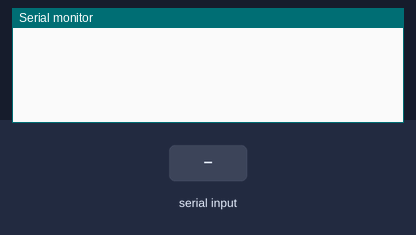
Recording of a sketch running on a simulated Arduino MKR. Shown: the last lines printed to the serial monitor. Inputs (shaded band) come from the test bench. WiFi joins after 1.5 s; servers stay silent unless stated.

Above: at 3.0 s.
3.1 s: "TELEM|\n" received over the second serial link
At 4.3 s:
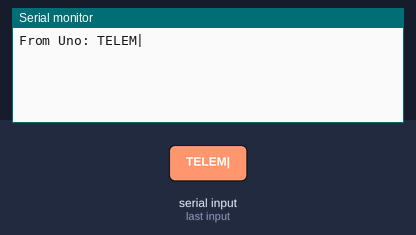
4.6 s: "AUTO\n" received over the second serial link
At 5.4 s:
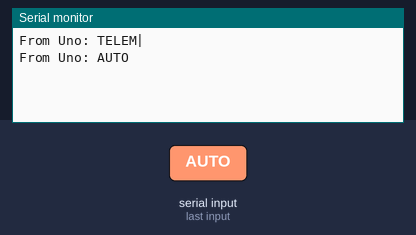
6.1 s: "90|45|200\n" received over the second serial link
At 6.6 s:
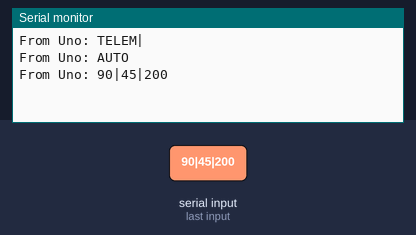
7.6 s: "90|45\n" received over the second serial link
At 8.8 s:
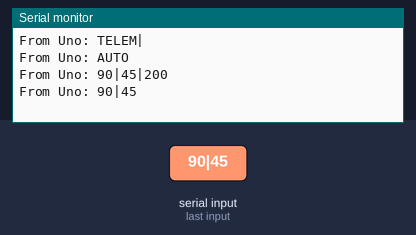
9.1 s: "90|45|200|10\n" received over the second serial link
At 10.0 s:
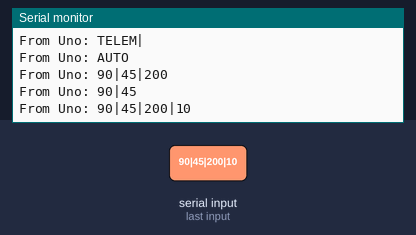
10.6 s: "1\n" received over the second serial link
At 11.2 s:
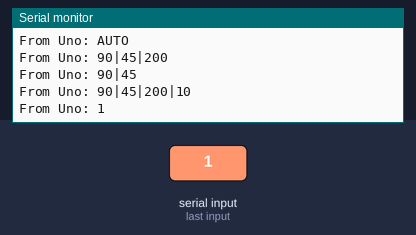

Measured:
- after the input at 3.1 s, the serial monitor: prints a new line at once (image 1)
- after the input at 4.6 s, the serial monitor: prints a new line at once (image 2)
- after the input at 6.1 s, the serial monitor: prints a new line at once (image 3)
- after the input at 7.6 s, the serial monitor: prints a new line at once (image 4)
- after the input at 9.1 s, the serial monitor: prints a new line at once (image 5)
- after the input at 10.6 s, the serial monitor: prints a new line at once (image 6)

The sketch:

SOB13MKR1010GIT.ino
```cpp
#define BLYNK_PRINT Serial
#define BLYNK_TEMPLATE_ID "YOUR_TEMPLATE_ID"
#define BLYNK_TEMPLATE_NAME "Smart Thermostat"
#define BLYNK_AUTH_TOKEN "YOUR_BLYNK_AUTH_TOKEN"

#include <SPI.h>
#include <WiFiNINA.h>
#include <BlynkSimpleWiFiNINA.h>

char ssid[] = "YOUR_WIFI_SSID";
char pass[] = "YOUR_WIFI_PASSWORD";

// Helper function to extract values from "TELEM|TEMP:25.4|HUM:60.1|..."
String getValue(String data, String key) {
  int startIdx = data.indexOf(key);
  if (startIdx == -1) return "";
  startIdx += key.length();
  int endIdx = data.indexOf('|', startIdx);
  if (endIdx == -1) endIdx = data.length();
  return data.substring(startIdx, endIdx);
}

// Blynk V1: Relay Switch -> Forward command to Uno
BLYNK_WRITE(V1) {
  int val = param.asInt();
  Serial1.println(val == 1 ? "CMD:RELAY:1" : "CMD:RELAY:0");
}

// Blynk V2: Threshold Slider -> Forward command to Uno
BLYNK_WRITE(V2) {
  float thresh = param.asFloat();
  Serial1.println("CMD:THRESH:" + String(thresh, 1));
}

// Blynk V3: Auto Mode Switch -> Forward command to Uno
BLYNK_WRITE(V3) {
  int mode = param.asInt();
  Serial1.println(mode == 1 ? "CMD:MODE:AUTO" : "CMD:MODE:MANUAL");
}

void parseUnoTelemetry(String msg) {
  msg.trim();
  if (!msg.startsWith("TELEM|")) return;

  String tempStr   = getValue(msg, "TEMP:");
  String humStr    = getValue(msg, "HUM:");
  String threshStr = getValue(msg, "THRESH:");
  String relayStr  = getValue(msg, "RELAY:");
  String modeStr   = getValue(msg, "MODE:");

  if (tempStr != "")   Blynk.virtualWrite(V0, tempStr.toFloat());
  if (relayStr != "")  Blynk.virtualWrite(V1, relayStr.toInt());
  if (threshStr != "") Blynk.virtualWrite(V2, threshStr.toFloat());
  if (modeStr != "")   Blynk.virtualWrite(V3, modeStr == "AUTO" ? 1 : 0);
  if (humStr != "")    Blynk.virtualWrite(V4, humStr.toFloat());
}

void setup() {
  Serial.begin(115200);   // Optional debug monitor on MKR1010
  Serial1.begin(9600);    // Hardware UART (Pins 13 RX, 14 TX) to Uno

  Blynk.begin(BLYNK_AUTH_TOKEN, ssid, pass);
}

void loop() {
  Blynk.run();

  if (Serial1.available()) {
    String incoming = Serial1.readStringUntil('\n');
    Serial.println("From Uno: " + incoming); // Debug output
    parseUnoTelemetry(incoming);
  }
}
```
